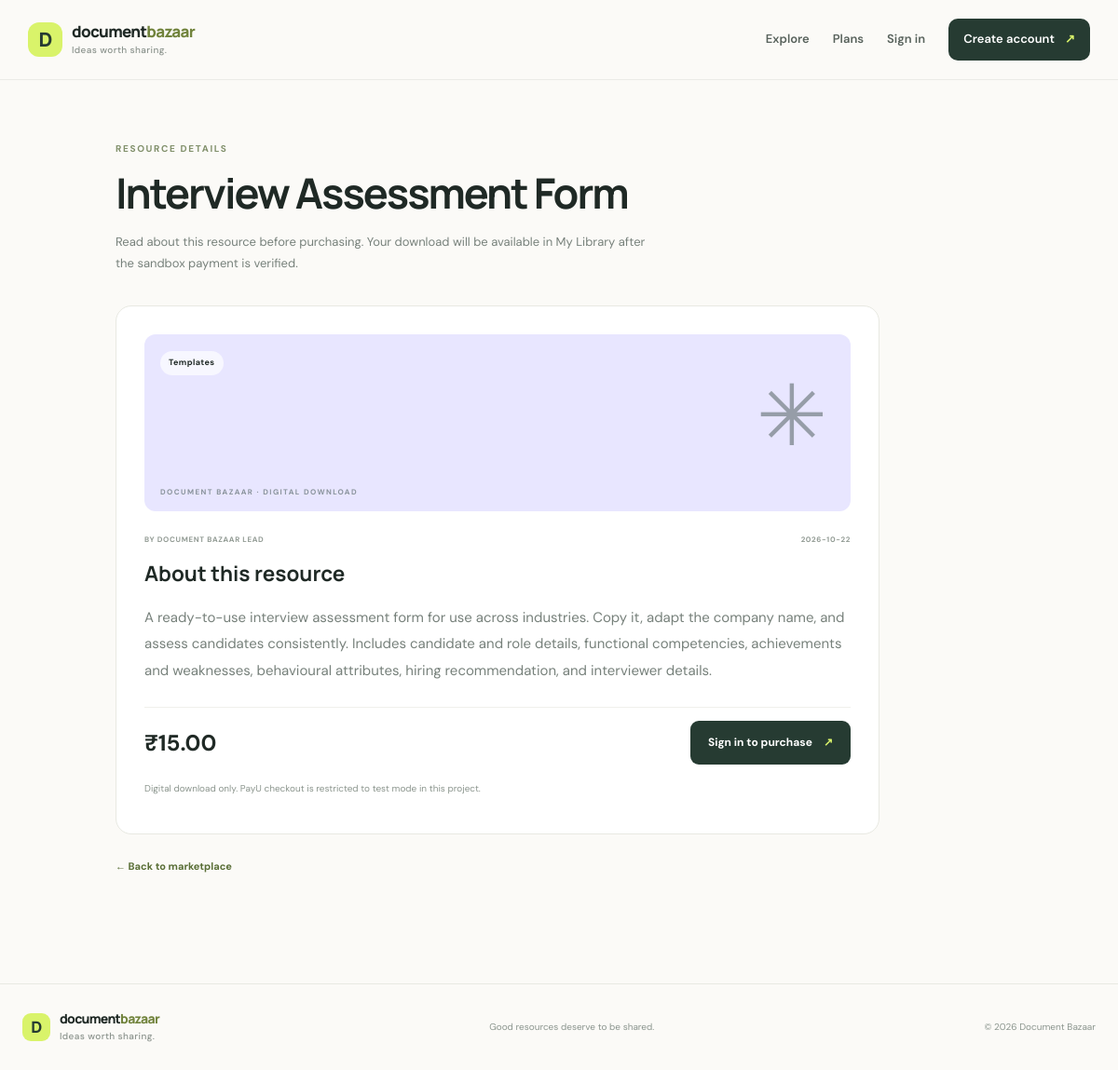
The app's page /document/1 with its own data.
### tables this page shows
CREATE TABLE documents (
            id INTEGER PRIMARY KEY AUTOINCREMENT,
            title TEXT NOT NULL,
            description TEXT NOT NULL DEFAULT '',
            category TEXT NOT NULL DEFAULT 'Other',
            price_paise INTEGER NOT NULL DEFAULT 0,
            filename TEXT NOT NULL,
            original_filename TEXT NOT NULL,
            uploader_id INTEGER NOT NULL,
            is_approved INTEGER NOT NULL DEFAULT 0,
            created_at TIMESTAMP DEFAULT CURRENT_TIMESTAMP, tags TEXT NOT NULL DEFAULT '',
            FOREIGN KEY(uploader_id) REFERENCES users(id)
        );

CREATE TABLE users (
            id INTEGER PRIMARY KEY AUTOINCREMENT,
            name TEXT NOT NULL,
            email TEXT NOT NULL UNIQUE,
            password_hash TEXT NOT NULL,
            role TEXT NOT NULL DEFAULT 'customer',
            created_at TIMESTAMP DEFAULT CURRENT_TIMESTAMP
        , plan TEXT NOT NULL DEFAULT 'basic', plan_started_at TIMESTAMP, plan_status TEXT NOT NULL DEFAULT 'active');

### app.py (the view)
@app.route("/document/<int:document_id>")
def document_detail(document_id):
    with get_db() as db:
        row = db.execute(
            """SELECT d.*, u.name AS uploader_name FROM documents d
               JOIN users u ON u.id = d.uploader_id
               WHERE d.id = ? AND d.is_approved = 1 AND d.price_paise > 0""",
            (document_id,)
        ).fetchone()
    if not row:
        abort(404)
    doc = dict(row)
    person = current_user()
    already_owned = False
    if person:
        with get_db() as db:
            already_owned = bool(db.execute(
                "SELECT 1 FROM purchases WHERE user_id=? AND document_id=?",
                (person["id"], document_id)
            ).fetchone())
    return render_template("document_detail.html", doc=doc, already_owned=already_owned)

### app.py (called while the page is built)
def get_db():
    conn = sqlite3.connect(DATABASE)
    conn.row_factory = sqlite3.Row
    conn.execute("PRAGMA foreign_keys = ON")
    return conn

def current_user():
    user_id = session.get("user_id")
    if not user_id:
        return None
    with get_db() as db:
        row = db.execute("SELECT id, name, email, role, plan, plan_started_at, plan_status FROM users WHERE id = ?", (user_id,)).fetchone()
        return dict(row) if row else None

@app.context_processor
def inject_user():
    return {"user": current_user()}

### templates/document_detail.html (shortened to what this page needs)
{% extends "base.html" %}
{% block content %}
<section class="page-shell">
  <div class="page-intro">
    <div class="eyebrow muted-eyebrow">RESOURCE DETAILS</div>
    <h1>{{ doc.title }}</h1>
    <p>Read about this resource before purchasing. Your download will be available in My Library after the sandbox payment is verified.</p>
  </div>
  <article class="editor-card" style="max-width:820px">
    <div class="doc-cover cover-0" style="border-radius:12px;margin-bottom:24px;height:190px">
      <span class="doc-category">{{ doc.category }}</span>
      <div class="cover-glyph">✳</div>
      <span class="cover-number">DOCUMENT BAZAAR · DIGITAL DOWNLOAD</span>
    </div>
    <div class="doc-meta"><span>BY {{ doc.uploader_name|upper }}</span><span>{{ doc.created_at[:10] if doc.created_at else 'AVAILABLE NOW' }}</span></div>
    <h2 style="font-family:Manrope,sans-serif;margin:14px 0 8px">About this resource</h2>
    <p style="color:var(--muted);line-height:1.9;white-space:pre-line">{{ doc.description or 'A digital resource shared with the Document Bazaar community.' }}</p>
    <div class="doc-card-bottom" style="margin-top:25px">
      <strong class="price" style="font-size:24px">₹{{ '%.2f'|format(doc.price_paise / 100) }}</strong>
      {% if user and user.id == doc.uploader_id %}
        <span class="own-label">Your upload</span>
      {% elif already_owned %}
        <a class="button button-dark" href="{{ url_for('download_document', document_id=doc.id) }}">Download resource <span>↓</span></a>
      {% elif not user %}
        <a class="button button-dark" href="{{ url_for('login', next=url_for('document_detail', document_id=doc.id)) }}">Sign in to purchase <span>↗</span></a>
      {% else %}
        <form action="{{ url_for('purchase_document', document_id=doc.id) }}" method="post">
          <button class="button button-dark" type="submit">Purchase resource <span>↗</span></button>
        </form>
      {% endif %}
    </div>
    <p class="field-help" style="margin-top:18px">Digital download only. PayU checkout is restricted to test mode in this project.</p>
  </article>
  <p style="margin-top:22px"><a class="text-action" href="{{ url_for('index') }}">← Back to marketplace</a></p>
</section>
{% endblock %}

### static/style.css (style rules this page uses)
:root { --ink:#1f2925;--muted:#77817b;--paper:#fbfaf7;--white:#fff;--green:#d9f36a;--deep:#263b32;--line:#e8e9e2;--lav:#e9e6ff;--peach:#ffe5d7;--mint:#dff3e8;--radius:18px }
* { box-sizing:border-box }
html { scroll-behavior:smooth }
body { margin:0;background:var(--paper);color:var(--ink);font-family:'DM Sans',sans-serif;font-size:15px;line-height:1.55 }
a { color:inherit;text-decoration:none }
.eyebrow { font-size:10px;font-weight:700;letter-spacing:1.65px;display:flex;align-items:center;gap:9px;color:#d7e2d9 }
.muted-eyebrow { color:#81906b }
.section-heading h2,.page-intro h1 { font:700 clamp(32px,4vw,45px)/1.14 'Manrope',sans-serif;letter-spacing:-2px;margin:14px 0 0 }
.doc-cover { height:175px;position:relative;padding:17px;overflow:hidden }
.cover-0 { background:#e8e6ff }
.doc-category { display:inline-block;padding:6px 9px;background:#ffffffad;border-radius:30px;font-size:9px;font-weight:700;letter-spacing:.4px }
.cover-glyph { position:absolute;font-size:91px;line-height:1;right:25px;top:39px;color:#263b326c;font-family:'Manrope',sans-serif }
.cover-number { position:absolute;left:17px;bottom:14px;font-size:8px;font-weight:700;letter-spacing:1.4px;color:#263b327c }
.doc-meta { display:flex;justify-content:space-between;gap:10px;font-size:8px;letter-spacing:.65px;color:#929b94;font-weight:700 }
.doc-card-bottom { border-top:1px solid #f0f0eb;padding-top:14px;display:flex;align-items:center;justify-content:space-between;gap:10px }
.price { font-size:14px }
.text-action { border:0;background:transparent;color:#596e36;font-size:11px;font-weight:700;padding:0 }
.button { display:inline-flex;align-items:center;justify-content:center;gap:12px;padding:13px 18px;border-radius:9px;border:1px solid transparent;font-weight:700;font-size:12px;transition:transform .2s,opacity .2s }
.button-dark { background:var(--deep);color:white }
.button-dark span { color:var(--green) }
.page-shell { max-width:1000px;margin:auto;padding:66px 24px 100px }
.page-intro { max-width:680px;margin-bottom:33px }
.page-intro>p { color:var(--muted);font-size:13px;line-height:1.8;max-width:590px;margin-top:15px }
.editor-card { max-width:760px;background:white;border:1px solid var(--line);border-radius:17px;padding:30px }
.field-help { font-size:10px;color:#8b958d;font-weight:400;line-height:1.6 }

### records on screen
documents: title "Interview Assessment Form", category "Templates", created_at "2026-10-22", description "A ready-to-use interview assessment form for use across industries. Copy it, adapt the company name, and assess candidates consistently. Includes candidate and role details, functional competencies, achievements and weaknesses, behavioural attributes, hiring recommendation, and interviewer details.", doc.price_paise/100 "15.00"
users: uploader_name "DOCUMENT BAZAAR LEAD"

### other values on screen
{{ 2026 }} "2026"
